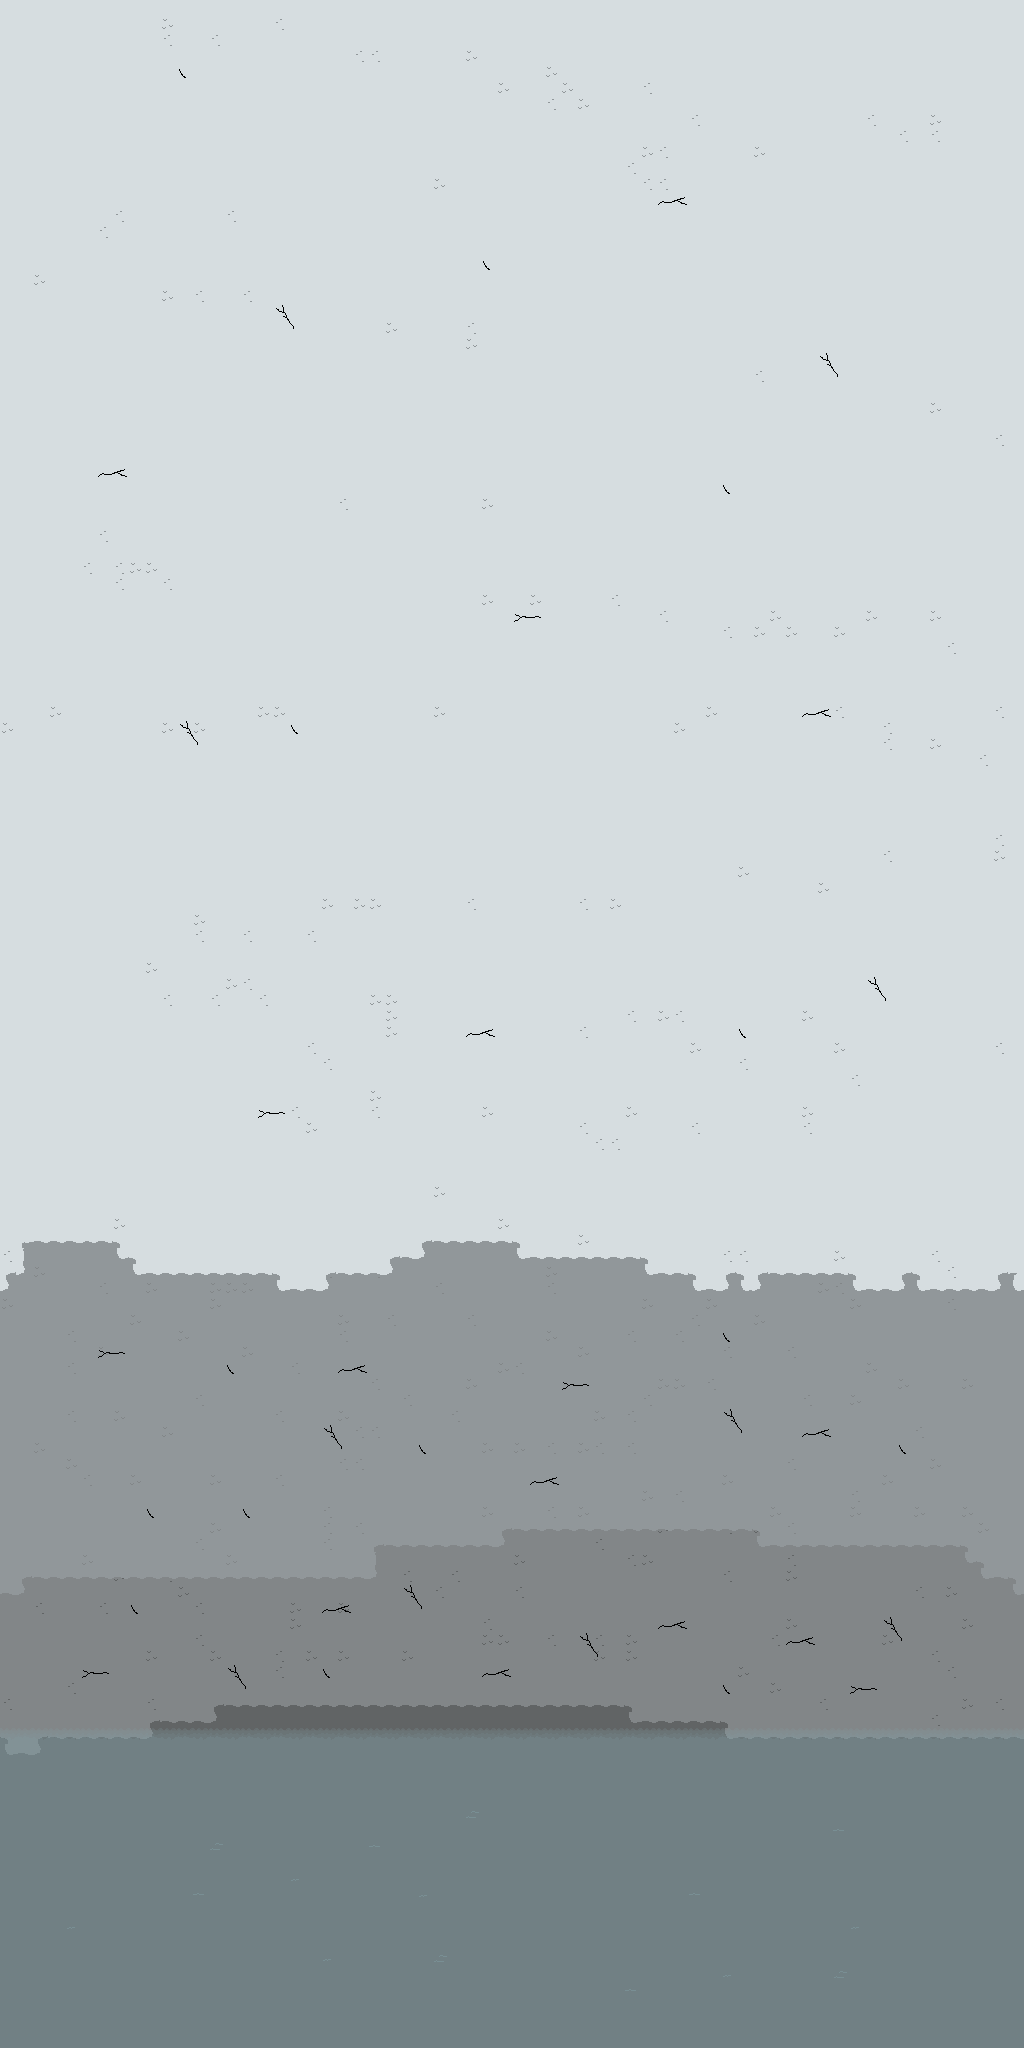

A 2D game scene composited from a Tiled map and its tileset images. What follows is a short description and the map's XML, with each tile layer's data collapsed to a summary:
An orthogonal 64x128 tile map with 16x16 px tiles, 6 tile layers (darkest, dark, med, light, ...).

<map version="1.10" tiledversion="1.11.0" orientation="orthogonal" renderorder="right-down" width="64" height="128" tilewidth="16" tileheight="16" infinite="0" nextlayerid="7" nextobjectid="1">
 <properties>
  <property name="clamp_camera" type="bool" value="true" />
  <property name="clamp_camera_axis" value="y" />
  <property name="looping" type="bool" value="true" />
  <property name="looping_axis" value="x" />
  <property name="music" value="res/audio/music/dark2.ogg" />
  <property name="music_speed" type="float" value="0.75" />
  <property name="music_volume" type="float" value="1" />
 </properties>
 <tileset firstgid="1" source="tilesets/gray_beach.tsx" />
 <layer id="5" name="darkest" width="64" height="128">
  <data>[8192 cells, 1600 non-empty, 1 distinct tile ids]</data>
 </layer>
 <layer id="4" name="dark" width="64" height="128">
  <data>[8192 cells, 874 non-empty, 14 distinct tile ids]</data>
 </layer>
 <layer id="3" name="med" width="64" height="128">
  <data>[8192 cells, 1390 non-empty, 15 distinct tile ids]</data>
 </layer>
 <layer id="1" name="light" width="64" height="128">
  <data>[8192 cells, 5103 non-empty, 9 distinct tile ids]</data>
 </layer>
 <layer id="2" name="props" width="64" height="128">
  <data>[8192 cells, 125 non-empty, 24 distinct tile ids]</data>
 </layer>
 <layer id="6" name="water" width="64" height="128">
  <data>[8192 cells, 1280 non-empty, 3 distinct tile ids]</data>
 </layer>
</map>
